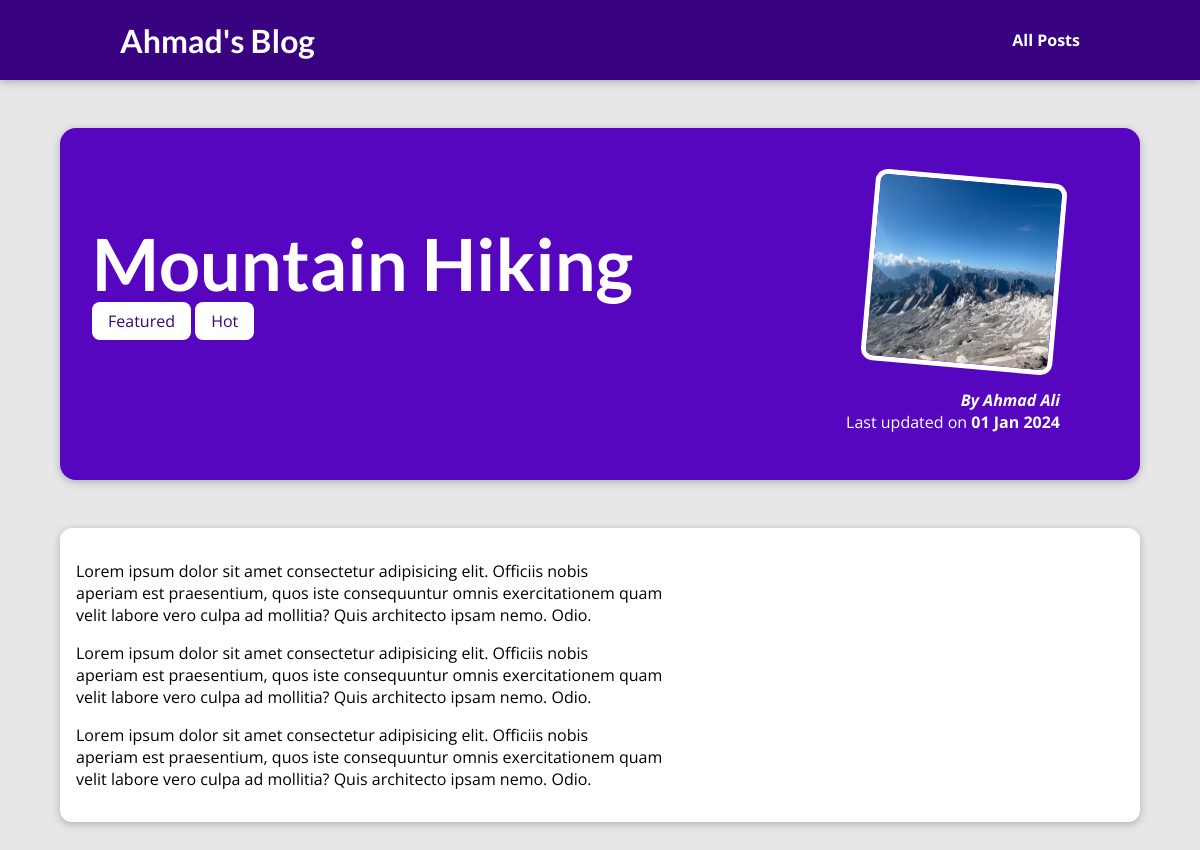
The page /posts/hike-in-the-mountains on the database its author committed.
### blog/models.py (models this page shows, shortened)
class Post(models.Model):
    title = models.CharField(max_length=150)
    excerpt = models.CharField(max_length=200)
    image = models.ImageField(upload_to="posts", null=True)
    date = models.DateField(auto_now=True)
    slug = models.SlugField(unique=True, db_index=True)
    content = models.TextField(validators=[MinLengthValidator(10)])
    author = models.ForeignKey(
        Author, on_delete=models.SET_NULL, null=True, related_name="posts")
    tags = models.ManyToManyField(Tag)

class Tag(models.Model):
    caption = models.CharField(max_length=20)

class Author(models.Model):
    first_name = models.CharField(max_length=100)
    last_name = models.CharField(max_length=100)
    email_address = models.EmailField()
    def full_name(self):
        return f"{self.first_name} {self.last_name}"
    def __str__(self):
        return self.full_name()

### blog/views.py (the view)
# urls.py: path("posts/<slug:slug>", views.SinglePostView.as_view(),
class SinglePostView(DetailView):
    template_name = "blog/post-detail.html"
    model = Post
    def get_context_data(self, **kwargs):
        context = super().get_context_data(**kwargs)
        context["post_tags"] = self.object.tags.all()
        return context

### blog/templates/blog/post-detail.html (shortened to what this page needs)
{% extends "base.html" %}
{% load static %}
{% block css_files %}
    <link rel="stylesheet" href="{% static "blog/post-detail.css" %}" />
{% endblock css_files%}
{% block content %}
    <section id="summary">
        <h2>{{post.title}}</h2>
        <div>
            {% for tag in post_tags %}
                <span class="tag">{{tag.caption}}</span>
            {% endfor %}
        </div>
        <article>
            <img src="{{ post.image.url }}" alt="{{post.title}}">
            <address>By <a href="mailto:{{post.author.email_address}}">{{post.author}}</a></address>
            <div>
                Last updated on <time>{{post.date|date:"d M Y"}}</time>
            </div>
        </article>
    </section>
    <main>
        <p>
            {{post.content|linebreaks}}
        </p>
    </main>
{% endblock content %}

### templates/base.html (shortened to what this page needs)
{% load static %}
<!DOCTYPE html>
<html lang="en">
  <head>
    <link rel="stylesheet" href="{% static "app.css" %}">
    {% block css_files %} {% endblock css_files %}
  </head>
  <body>
    <header id="main-navigation">
      <h1><a href="{% url "starting-page" %}">Ahmad's Blog</a></h1>
      <nav>
        <a href="{% url "post-page" %}">All Posts</a>
      </nav>
    </header>
    {% block content %} {% endblock content %}
  </body>
</html>

### static/app.css (style rules this page uses)
* { box-sizing: border-box; }
html { font-family: 'Open Sans', 'Lato', sans-serif; }
body { margin: 0; }
h1, h2, h3 { font-family: 'Lato', sans-serif; font-weight: bold; }
#main-navigation { width: 100%; height: 5rem; display: flex; justify-content: space-between; align-items: center; padding: 0 10%; position: absolute; top: 0; left: 0; }
#main-navigation a { text-decoration: none; color: white; font-weight: bold; }

### blog/static/blog/post-detail.css (style rules this page uses)
body { background-color: #e7e7e7; }
#main-navigation { background-color: #390281; box-shadow: 0 2px 8px rgba(0, 0, 0, 0.25); }
#summary { margin: 8rem auto 3rem auto; padding: 2rem; width: 90%; max-width: 90rem; border-radius: 16px; background-color: #5706c0; position: relative; box-shadow: 0 2px 8px rgba(0, 0, 0, 0.25); height: 22rem; }
#summary h2 { color: white; font-size: 4.5rem; margin-bottom: 0.25rem; }
#summary article { position: absolute; top: 2rem; right: 3rem; padding: 1rem 2rem; border-radius: 12px; text-align: right; color: white; }
#summary article img { width: 12rem; height: 12rem; border-radius: 12px; transform: rotateZ(5deg); border: 5px solid white; margin-bottom: 1rem; }
#summary address { font-weight: bold; }
#summary a { color: white; text-decoration: none; }
#summary time { font-weight: bold; }
main { width: 90%; max-width: 90rem; margin: 3rem auto; background-color: white; padding: 1rem; border-radius: 12px; box-shadow: 0 2px 8px rgba(0, 0, 0, 0.25); }
.tag { background-color: white; color: #390281; padding: 0.5rem 1rem; border-radius: 8px; }

### rows shown on the page
Post: title "Mountain Hiking", image (picture), author "Ahmad Ali", date "01 Jan 2024", content "Lorem ipsum dolor sit amet consectetur adipisicing elit. Officiis nobis aperiam est praesentium, quos iste consequuntur omnis exercitationem quam velit labore vero culpa ad mollitia? Quis architecto ipsam nemo. Odio. Lorem ipsum dolor sit amet consectetur adipisicing elit. Officiis nobis aperiam est praesentium, quos iste consequuntur omnis exercitationem quam velit labore vero culpa ad mollitia? Quis architecto ipsam nemo. Odio. Lorem ipsum dolor sit amet consectetur adipisicing elit. Officiis nobis aperiam est praesentium, quos iste consequuntur omnis exercitationem quam velit labore vero culpa ad mollitia? Quis architecto ipsam nemo. Odio."
Tag: caption "Featured"
Tag: caption "Hot"
